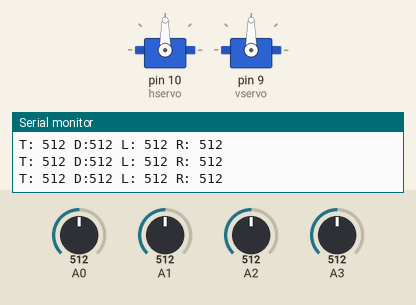
This sketch was run on a simulated Arduino Uno, built with avr-gcc and run on an emulated ATmega328P. Shown: 2 × servo, the last lines printed to the serial monitor. The inputs (shaded band) are chosen by the test bench; at power-on: A0 = 512, A2 = 512, A1 = 512, A3 = 512.

Above: at 1.2 s.
1.3 s: A0 set to 554
At 1.83 s:
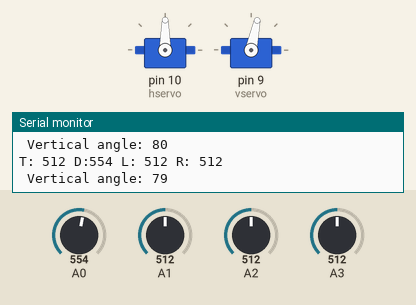
4.3 s: A2 set to 540
At 4.3 s:
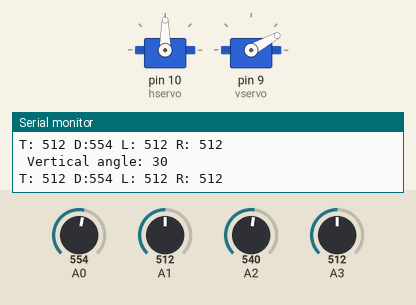
7.3 s: A1 set to 525
8.8 s: A1 set to 552
At 9.33 s:
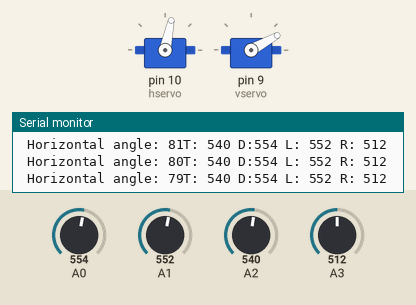
11.8 s: A3 set to 992
14.8 s: A0 set to 716
At 18.0 s:
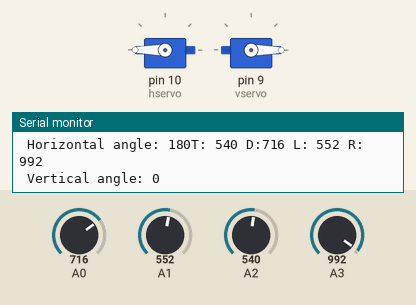
Timing chart, 0 to 18.8 s (numbered marks = the images above; inputs shaded):
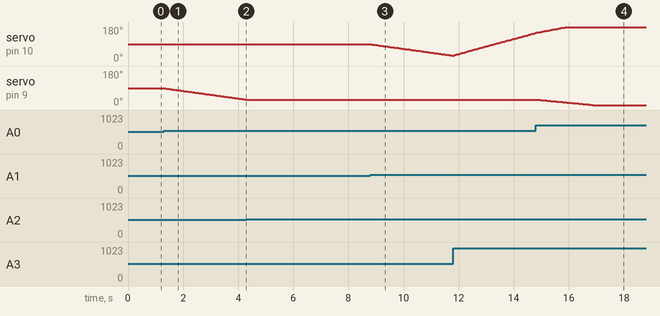

The sketch:

aurdino_task2.ino
```cpp
#include <Servo.h>

Servo hservo;
Servo vservo;

const int threshold = 25;
const float maxStep   = 5; // for stable traking max step is in small steps of 5 degree
const int minAngle  = 0;
const int maxAngle  = 180;

int horizontalAngle = 90;
int verticalAngle   = 90;

void setup() {
  Serial.begin(9600);
  hservo.attach(10);
  vservo.attach(9);
  hservo.write(90);
  vservo.write(90);
}

void loop() {
  int topval   = analogRead(A2);
  int downval  = analogRead(A0);
  int leftval  = analogRead(A1);
  int rightval = analogRead(A3);

  int diffVerti = topval - downval;
  int diffHori = rightval - leftval;


  if (abs(diffVerti) > threshold) {
    float stepVerti = map(abs(diffVerti), threshold, 1023, 1, maxStep);
    verticalAngle += (diffVerti > 0) ? stepVerti : -stepVerti;// if diff>0 top has more light so it'll go there and similar for diff<0
    verticalAngle = constrain(verticalAngle, minAngle, maxAngle);// so that angle of servo is always valid
    vservo.write(verticalAngle);//giving servo input
     Serial.print(" Vertical angle: "); Serial.println(verticalAngle);// values of angles if changed
  }

  if (abs(diffHori) > threshold) {
    float stepHori = map(abs(diffHori), threshold, 1023, 1, maxStep);
    horizontalAngle += (diffHori > 0) ? stepHori : -stepHori;
    horizontalAngle = constrain(horizontalAngle, minAngle, maxAngle);
    hservo.write(horizontalAngle);
     Serial.print(" Horizontal angle: "); Serial.print(horizontalAngle);
  }
// constants readings of LDR's
  Serial.print("T: ");
  Serial.print(topval);
  Serial.print(" D:");
  Serial.print(downval);
  Serial.print(" L: ");
  Serial.print(leftval);
  Serial.print(" R: ");
  Serial.print(rightval);
  Serial.print("\n");

  delay(30);
}
```

Measured:
- the behaviour switches between 537 and 538 on A0 (found by bisection; images 0 and 1)
- the behaviour switches between 528 and 529 on A2 (found by bisection; images 1 and 2)
- the behaviour switches between 537 and 538 on A1 (found by bisection; images 2 and 3)
- after the input at 1.3 s, servo on pin 9 (vservo): moves from 90° to 29° over 3.0 s, starting at once
- after the input at 4.3 s, servo on pin 9 (vservo): stays 29° (without the input it goes to 28° after 0.02 s)
- after the input at 8.8 s, servo on pin 10 (hservo): moves from 90° to 29° over 3.0 s, starting at once
- after the input at 14.8 s, servo on pin 9 (vservo): moves from 29° to 0° over 2.0 s, starting at once
